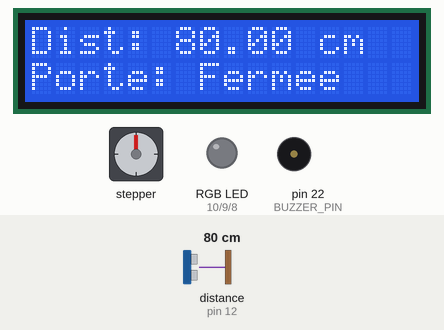
Simulated run of this sketch. Board: Arduino Mega 2560, built with avr-gcc and run on an emulated ATmega2560. On the bench: 16×2 character LCD, stepper motor, an RGB LED mixed from three pins (HIGH = lit), buzzer (waves = sounding, pin HIGH). Dashed ring = blinking. The inputs (shaded band) are chosen by the test bench; at power-on: distance to the obstacle (sensor on pin 12) 80 cm. The echo pulse lasts 58.3 µs per cm; stepper angles assume 2048 steps per turn; what the sketch prints to the serial monitor is not drawn.

Above: at 3.2 s.
3.3 s: distance to the obstacle (sensor on pin 12) set to 31 cm
At 3.7 s:
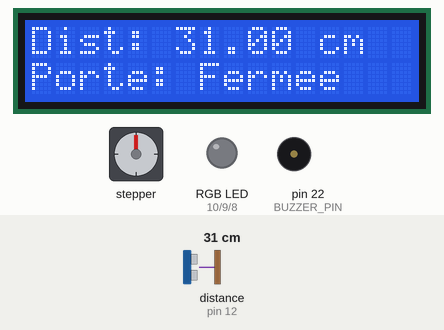
6.3 s: distance to the obstacle (sensor on pin 12) set to 27 cm
At 7.2 s:
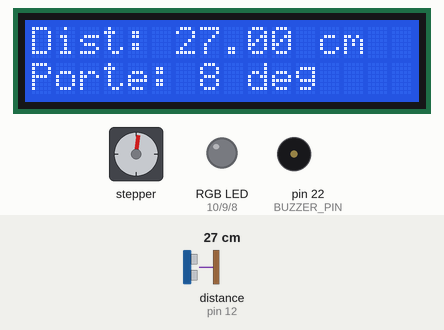
8.1 s: distance to the obstacle (sensor on pin 12) set to 11 cm
At 8.46 s:
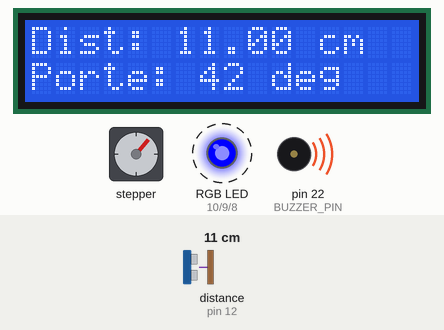
10.7 s: distance to the obstacle (sensor on pin 12) set to 8 cm
At 12.71 s:
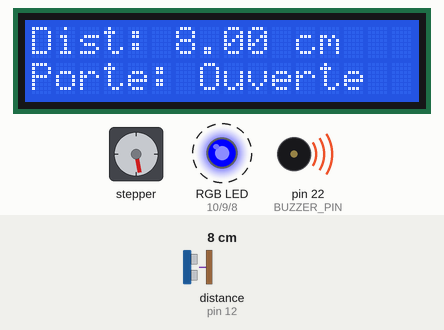
12.9 s: distance to the obstacle (sensor on pin 12) set to 18 cm
At 13.4 s:
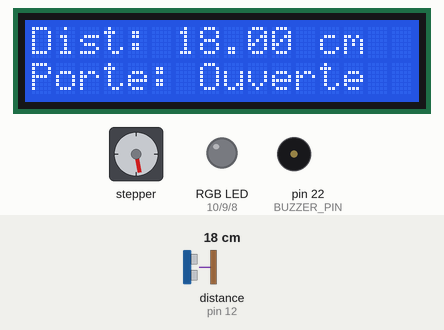
15.9 s: distance to the obstacle (sensor on pin 12) set to 2 cm
At 16.31 s:
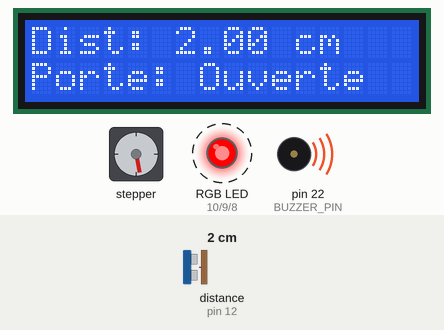
Timing chart, 0 to 66.4 s (numbered marks = the images above; inputs shaded):
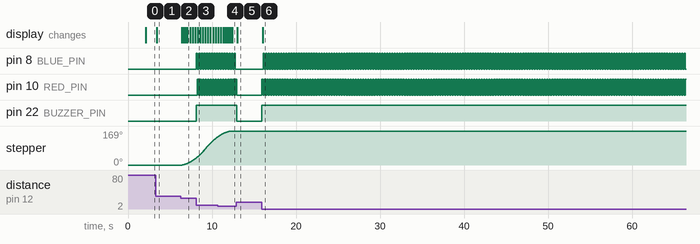

The sketch:

maison_intelligente.ino
```cpp
#include <HCSR04.h>
#include <LCD_I2C.h>
#include <AccelStepper.h>

#define TRIGGER_PIN 11
#define ECHO_PIN 12
#define BUZZER_PIN 22
#define RED_PIN 10
#define GREEN_PIN 9
#define BLUE_PIN 8
#define MOTOR_INTERFACE_TYPE 4
#define IN_1 39
#define IN_2 41
#define IN_3 43
#define IN_4 45

HCSR04 hc(TRIGGER_PIN, ECHO_PIN);
LCD_I2C lcd(0x27, 16, 2);
AccelStepper myStepper(MOTOR_INTERFACE_TYPE, IN_1, IN_3, IN_2, IN_4);

const String DA = "2372368";
unsigned long currentTime = 0;
unsigned long doorMoveTime = 0;
float distance = 0.0;
int degree = 10;
int minAngle = 10;
int maxAngle = 170;
long minStep = (minAngle * 2038.0) / 360;
long maxStep = (maxAngle * 2038.0) / 360;

bool ledState = HIGH;
bool isRed = false;
bool isMoving = false;

const int RGB_PINS[] = { RED_PIN, GREEN_PIN, BLUE_PIN };
const int RGB_PINS_SIZE = sizeof(RGB_PINS) / sizeof(int);
const int DISPLAY_INTERVAL = 100;
const float DISTANCE_INTERVAL = 50.0;
const int  DISTANCE_ALERT = 15;
const int SERIAL_INTERVAL = 100;
const int DOOR_MOVE_INTERVAL = 2000;

enum Etat {
  FERMEE,
  OUVERTURE,
  OUVERTE,
  FERMETURE
} currentState = FERMEE;

enum ALERTE {
  DESACTIVEE,
  ACTIVEE
} alertStatus = DESACTIVEE;

void setup() {
  Serial.begin(115200);
  lcd.begin();
  lcd.backlight();
  pinMode(BUZZER_PIN, OUTPUT);

  for (int i = 0; i < RGB_PINS_SIZE; i++) {
    pinMode(RGB_PINS[i], OUTPUT);
  }

  myStepper.setMaxSpeed(500);
  myStepper.setAcceleration(200);
  myStepper.setSpeed(500);
  myStepper.moveTo(minStep);
  myStepper.enableOutputs();

  departureDisplay();
}

void loop() {
  currentTime = millis();
  distance = distanceTask(currentTime);
  stateManager(distance);
  alertManager(currentTime);
  motorTask();
  screenDisplay(currentTime);
  serialPrint(currentTime);
}

float distanceTask(unsigned long ct) {
  static unsigned long previousDistance = 0;
  if (ct - previousDistance < DISTANCE_INTERVAL) return distance;
  if (ct - previousDistance >= DISTANCE_INTERVAL) {
    distance = hc.dist();
    previousDistance = ct;
  }
  return distance;
}

void stateManager(float dist) {
  switch (currentState) {
    case FERMEE:
      if (dist < 30 && dist > 0) {
        currentState = OUVERTURE;
        doorMoveTime = currentTime;
        isMoving = true;
        myStepper.enableOutputs();
        myStepper.moveTo(maxStep);
      }
      break;

    case OUVERTURE:
      if (!isMoving) {
        currentState = OUVERTE;
        myStepper.disableOutputs();
      }
      break;

    case OUVERTE:
      if (dist > 60) {
        currentState = FERMETURE;
        doorMoveTime = currentTime;
        isMoving = true;
        myStepper.enableOutputs();
        myStepper.moveTo(-minStep);
      }
      break;

    case FERMETURE:
      if (!isMoving) {
        currentState = FERMEE;
        myStepper.disableOutputs();
      }
      break;
  }
}

void setColor(int red, int green, int blue) {
  analogWrite(RED_PIN, red);
  analogWrite(GREEN_PIN, green);
  analogWrite(BLUE_PIN, blue);
}

void blinkRedBlue(unsigned long ct) {
  static unsigned long lastBlinkTime = 0;
  const int blinkInterval = 150;

  if (ct - lastBlinkTime >= blinkInterval) {
    if (isRed) {
      setColor(255, 0, 0);
    } else {
      setColor(0, 0, 255);
    }
    isRed = !isRed;
    lastBlinkTime = ct;
  }
}

void alertManager(unsigned long ct) {
  switch (alertStatus) {

    case DESACTIVEE:
      if (distance <= DISTANCE_ALERT && distance > 0) {
        digitalWrite(BUZZER_PIN, HIGH);
        blinkRedBlue(ct);
        alertStatus = ACTIVEE;
      }
      break;

    case ACTIVEE:
      static unsigned long previousTime = 0;
      const short interval = 300;

      if (distance > DISTANCE_ALERT && (ct - previousTime) >= interval) {
        previousTime = ct;

        digitalWrite(BUZZER_PIN, LOW);

        for (int i = 0; i < RGB_PINS_SIZE; i++) {
          digitalWrite(RGB_PINS[i], LOW);
        }
        alertStatus = DESACTIVEE;
      } else {
        blinkRedBlue(ct);
      }
      break;
  }
}

void motorTask() {
  if (isMoving) {
    int currentPos = myStepper.currentPosition();
    degree = map(currentPos, minStep, maxStep, minAngle, maxAngle);
    myStepper.run();
    if (!myStepper.isRunning()) {
      isMoving = false;
    }
  }
}

void departureDisplay() {
  lcd.clear();
  lcd.setCursor(0, 0);
  lcd.print(DA);
  lcd.setCursor(0, 1);
  lcd.print("Labo 4A");
  delay(2000);
  lcd.clear();
}

void screenDisplay(unsigned long ct) {
  static unsigned long previousDisplay = 0;

  if (ct - previousDisplay >= DISPLAY_INTERVAL) {
    lcd.clear();
    lcd.setCursor(0, 0);
    lcd.print("Dist: ");
    lcd.print(distance);
    lcd.print(" cm");

    lcd.setCursor(0, 1);
    switch (currentState) {
      case FERMEE:
        lcd.print("Porte: Fermee");
        break;
      case OUVERTE:
        lcd.print("Porte: Ouverte");
        break;
      case OUVERTURE:
      case FERMETURE:
        lcd.print("Porte: ");
        lcd.print(degree);
        lcd.print(" deg");
        break;
    }
    previousDisplay = ct;
  }
}

void serialPrint(unsigned long ct) {
  static unsigned long previousSerial = 0;

  if (ct - previousSerial >= SERIAL_INTERVAL) {
    Serial.print("etd:");
    Serial.print(DA);
    Serial.print(",dist:");
    Serial.print(distance);
    Serial.print(",deg:");
    Serial.println(degree);

    previousSerial = ct;
  }
}
```

Measured:
- the behaviour switches between 30 and 29 cm on distance to the obstacle (sensor on pin 12) (found by bisection; images 1 and 2)
- the behaviour switches between 10 and 9 cm on distance to the obstacle (sensor on pin 12) (found by bisection; images 3 and 4)
- after the input at 3.3 s, the display: changes after 0.11 s (image 1)
- after the input at 6.3 s, stepper: keeps turning clockwise at about 21°/s, starting after 0.16 s; the display: first changes after 0.11 s (image 2 shows a later state)
- after the input at 8.1 s, pin 8 (BLUE_PIN): alternates HIGH for 0.15 s and LOW for 0.15 s, starting at once; pin 10 (RED_PIN): alternates HIGH for 0.15 s and LOW for 0.15 s, starting after 0.17 s; pin 22 (BUZZER_PIN): LOW → HIGH at once
- after the input at 12.9 s, pin 8 (BLUE_PIN): stops changing and stays LOW; pin 10 (RED_PIN): goes on until 12.9 s, then stays LOW; pin 22 (BUZZER_PIN): HIGH → LOW at once; the display: changes after 0.11 s (image 5)
- after the input at 15.9 s, pin 8 (BLUE_PIN): alternates HIGH for 0.15 s and LOW for 0.15 s, starting after 0.17 s; pin 10 (RED_PIN): alternates HIGH for 0.15 s and LOW for 0.15 s, starting at once; pin 22 (BUZZER_PIN): LOW → HIGH at once; the display: changes after 0.11 s (image 6)
